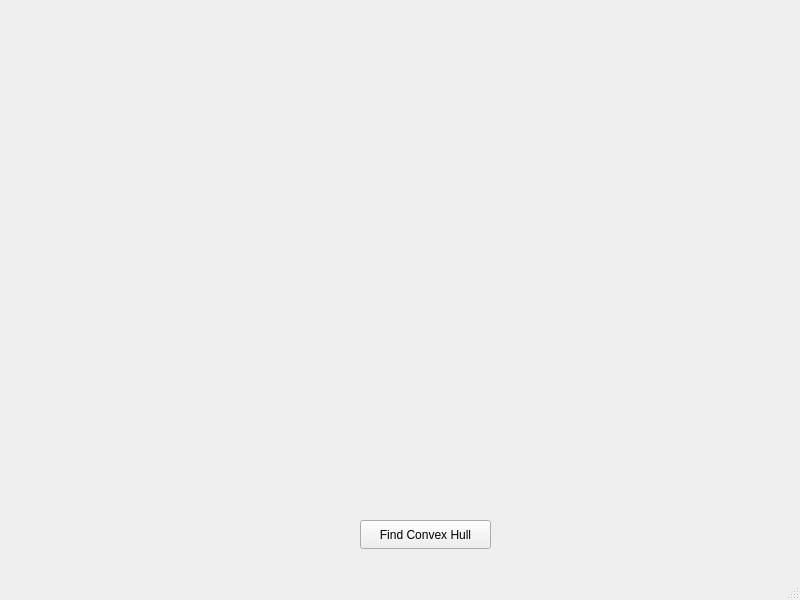
<?xml version="1.0" encoding="UTF-8"?>
<ui version="4.0">
 <class>MainWindow</class>
 <widget class="QMainWindow" name="MainWindow">
  <property name="geometry">
   <rect>
    <x>0</x>
    <y>0</y>
    <width>800</width>
    <height>600</height>
   </rect>
  </property>
  <property name="windowTitle">
   <string>MainWindow</string>
  </property>
  <widget class="QWidget" name="centralwidget">
   <widget class="QPushButton" name="pushButton">
    <property name="geometry">
     <rect>
      <x>360</x>
      <y>520</y>
      <width>131</width>
      <height>29</height>
     </rect>
    </property>
    <property name="text">
     <string>Find Convex Hull</string>
    </property>
   </widget>
  </widget>
  <widget class="QMenuBar" name="menubar">
   <property name="geometry">
    <rect>
     <x>0</x>
     <y>0</y>
     <width>800</width>
     <height>25</height>
    </rect>
   </property>
  </widget>
  <widget class="QStatusBar" name="statusbar"/>
 </widget>
 <resources/>
 <connections/>
</ui>
